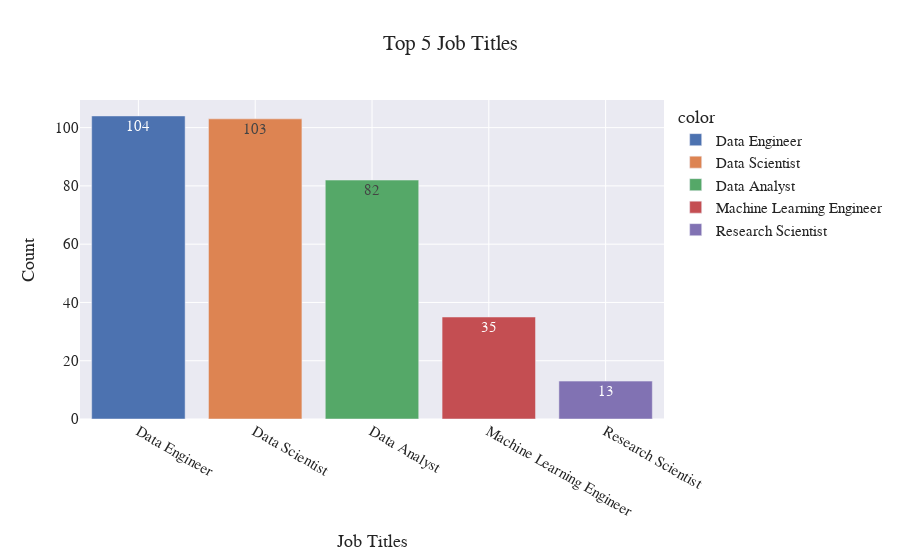

This figure's notebook cell:
### Code cell
# now we will look at the most popular job titles based on frequency in the dataset 
top_5_jobs = salary_df['job_title'].value_counts()[:5]
fig = px.bar(y = top_5_jobs.values, 
    x = top_5_jobs.index, 
    color = top_5_jobs.index, 
    text = top_5_jobs.values, 
    title = 'Top 5 Job Titles',
    template = 'seaborn')

fig.update_layout( 
    xaxis_title = 'Job Titles', 
    yaxis_title = 'Count',
    font = dict(size = 15, family = "Franklin Gothic"))

fig.show()

### Figure 1 — Plotly figure (JSON) as saved in the notebook; plotly's stock layout.template omitted (floating-point values rounded to 4 significant figures)
{"data": [{"alignmentgroup": "True", "hovertemplate": "color=Data Engineer<br>x=%{x}<br>y=%{y}<br>text=%{text}<extra></extra>", "legendgroup": "Data Engineer", "marker": {"color": "rgb(76,114,176)", "pattern": {"shape": ""}}, "name": "Data Engineer", "offsetgroup": "Data Engineer", "orientation": "v", "showlegend": true, "text": [104], "textposition": "auto", "type": "bar", "x": ["Data Engineer"], "xaxis": "x", "y": [104], "yaxis": "y"}, {"alignmentgroup": "True", "hovertemplate": "color=Data Scientist<br>x=%{x}<br>y=%{y}<br>text=%{text}<extra></extra>", "legendgroup": "Data Scientist", "marker": {"color": "rgb(221,132,82)", "pattern": {"shape": ""}}, "name": "Data Scientist", "offsetgroup": "Data Scientist", "orientation": "v", "showlegend": true, "text": [103], "textposition": "auto", "type": "bar", "x": ["Data Scientist"], "xaxis": "x", "y": [103], "yaxis": "y"}, {"alignmentgroup": "True", "hovertemplate": "color=Data Analyst<br>x=%{x}<br>y=%{y}<br>text=%{text}<extra></extra>", "legendgroup": "Data Analyst", "marker": {"color": "rgb(85,168,104)", "pattern": {"shape": ""}}, "name": "Data Analyst", "offsetgroup": "Data Analyst", "orientation": "v", "showlegend": true, "text": [82], "textposition": "auto", "type": "bar", "x": ["Data Analyst"], "xaxis": "x", "y": [82], "yaxis": "y"}, {"alignmentgroup": "True", "hovertemplate": "color=Machine Learning Engineer<br>x=%{x}<br>y=%{y}<br>text=%{text}<extra></extra>", "legendgroup": "Machine Learning Engineer", "marker": {"color": "rgb(196,78,82)", "pattern": {"shape": ""}}, "name": "Machine Learning Engineer", "offsetgroup": "Machine Learning Engineer", "orientation": "v", "showlegend": true, "text": [35], "textposition": "auto", "type": "bar", "x": ["Machine Learning Engineer"], "xaxis": "x", "y": [35], "yaxis": "y"}, {"alignmentgroup": "True", "hovertemplate": "color=Research Scientist<br>x=%{x}<br>y=%{y}<br>text=%{text}<extra></extra>", "legendgroup": "Research Scientist", "marker": {"color": "rgb(129,114,179)", "pattern": {"shape": ""}}, "name": "Research Scientist", "offsetgroup": "Research Scientist", "orientation": "v", "showlegend": true, "text": [13], "textposition": "auto", "type": "bar", "x": ["Research Scientist"], "xaxis": "x", "y": [13], "yaxis": "y"}], "layout": {"autosize": true, "barmode": "relative", "font": {"family": "Franklin Gothic", "size": 15}, "legend": {"title": {"text": "color"}, "tracegroupgap": 0}, "title": {"text": "Top 5 Job Titles"}, "xaxis": {"anchor": "y", "autorange": true, "domain": [0, 1], "range": [-0.5, 4.5], "title": {"text": "Job Titles"}, "type": "category"}, "yaxis": {"anchor": "x", "autorange": true, "domain": [0, 1], "range": [0, 109.5], "title": {"text": "Count"}, "type": "linear"}}}
